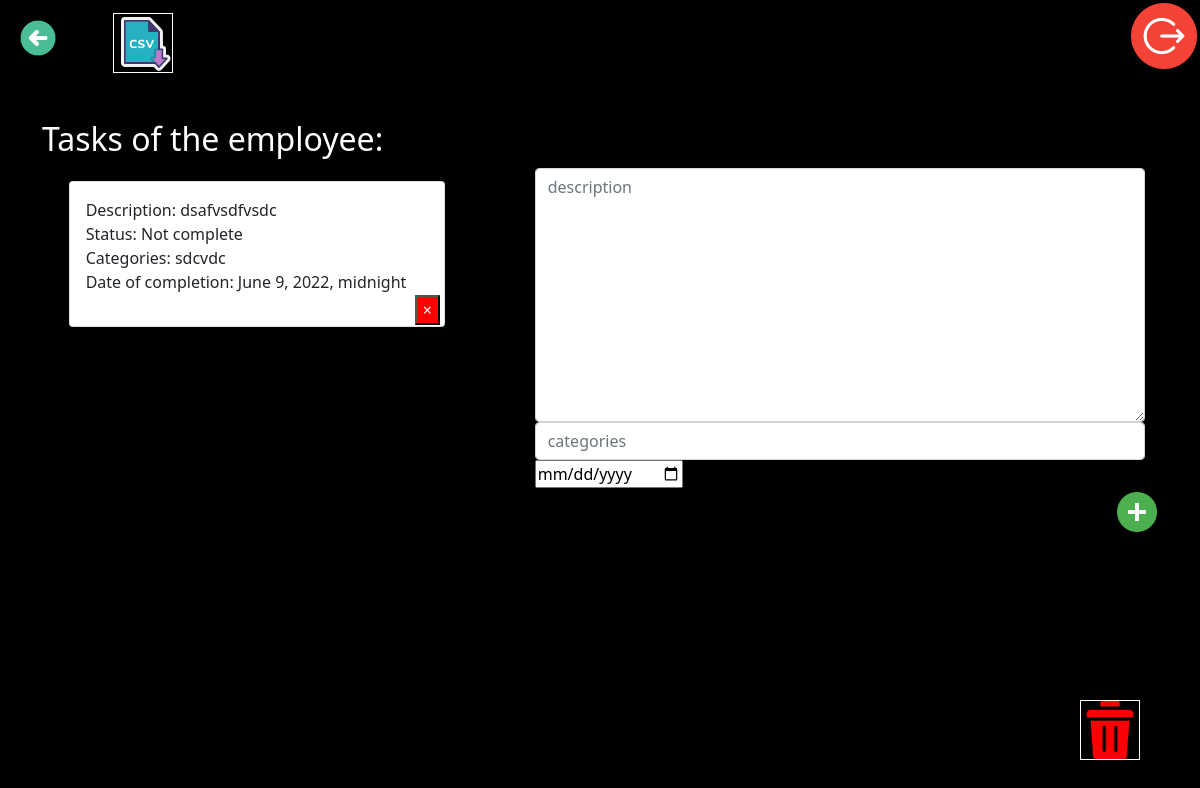
The app's page /tasks/17/2 (signed in), older data.
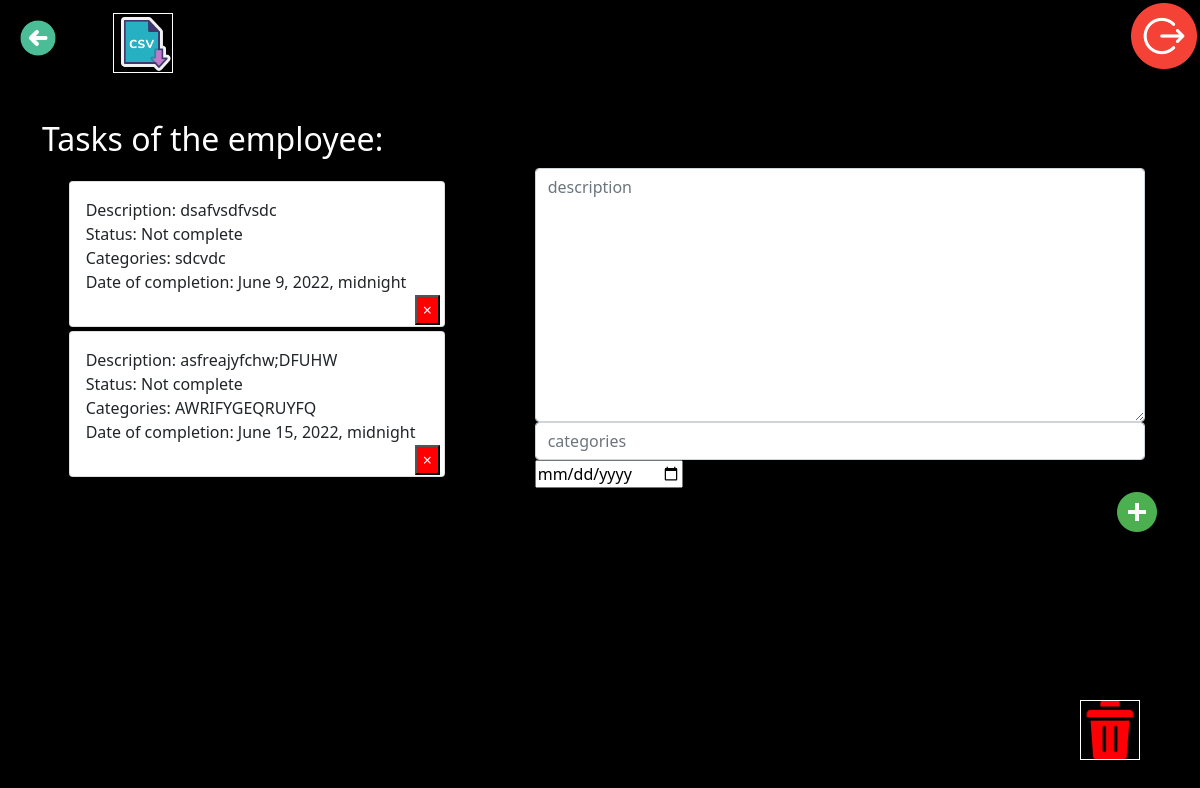
The same page, newer data.
### listWorkers/models.py (models this page shows, shortened)
class Employees_Task_List(Model):
    id_creator = IntegerField("id_creator", max_length=1000, null=False)
    id_worker = IntegerField("id_worker", max_length=1000, null=False)
    id_team = IntegerField("id_team", max_length=1000, null=False)
    description = CharField("description", max_length=1000, null=False)
    status = CharField("status", max_length=100, auto_created="Not complete")
    categories = CharField("categories", max_length=1000, null=False)
    date_of_completion = DateTimeField()
    class Meta:
        ordering = ["id"]
        verbose_name = "Employees_Task_List"
        verbose_name_plural = "Employees_Task_List"

### listWorkers/views.py (the view, shortened to what this page needs)
# urls.py: path("<int:id_team>/<int:id_worker>", TaskList.as_view(), name="task_list_url"),
class TaskList(View):
    def get(self, request, id_team, id_worker):
        iduser = request.user.id
        check_log(iduser)
        form = NewTaskForm()
        tasks = Employees_Task_List.objects.filter(id_worker=id_worker)
        return render(
            request,
            "listWorkers/detail_worker_create_task.html",
            {"form": form, "tasks": tasks, "id_worker": id_worker, "id_team": id_team},
        )

### listWorkers/forms.py
class NewTaskForm(ModelForm):
    class Meta:
        model = models.Employees_Task_List
        fields = ["description", "categories", "date_of_completion"]
        widgets = {
            "description": Textarea(
                attrs={"class": "form-control", "placeholder": "description"}
            ),
            "categories": TextInput(
                attrs={"class": "form-control", "placeholder": "categories"}
            ),
            "date_of_completion": DateInput(),
        }

### listWorkers/views.py (called while the page is built)
def check_log(id_user):
    if id_user:
        pass
    else:
        raise PermissionDenied()

### listWorkers/templates/listWorkers/detail_worker_create_task.html (shortened to what this page needs)
{% extends 'listWorkers/base.html' %}
{% load static %}
{% block css_aditional %}
<link rel="stylesheet" href="{% static 'listWorkers/css/detail_worker_create_task.css'%}">
{% endblock %}
{% block content %}
<a href="{% url 'logout' %}"><img align="right" src="/static/listWorkers/img/logout.png" id="logout">  </a>
<a href="{% url 'list_workers' id_team %}"> <img id="back" src="/static/listWorkers/img/back2.png"> </a>
<a href="{% url 'export_tasks' user.id %}"> <img id="export" src="/static/listWorkers/img/export_csv2.png"> </a>
<a href="{% url 'delete_worker'  id_worker id_team %}" > <img id="delete_employee" src="/static/listWorkers/img/delete3.png"></a>
<h2 id="taskWorker" align="left">Tasks of the employee: </h2>
    <div class="col-8 mt-5" id="create_task">
        <form class="form-inline justify-content-centr" id="createNewTaskForm" method="post" data-url="{% url 'task_list_url' id_team id_worker%}">
            {% for field in form %}
                <div class="mx-3">
                    {{ field }}
                </div>
            {% endfor %}
            <input id="createButton" align="right"  type="image" src="/static/listWorkers/img/add.png">
        </form>
    </div>
    <div class="col-5 mt-5" id="taskList">
        {% for task in tasks %}
            <div class="card mb-1" id="taskCard" data-id="{{ task.id}}" style="{% if task.completed %} text-decoration: line-through {% endif %}">
                <div class="card-body">
                    <p>Description: {{ task.description }}<br>Status: {{task.status}}<br>Categories: {{ task.categories }}<br>Date of completion: {{ task.date_of_completion }}<br></p>
                    <button id="delete" type="button" class="close float-right" data-id="{{ task.id }}">
                        <span aria-hidden="true">&times;</span>
                    </button>
                </div>
            </div>
        {% endfor %}
    </div>
{% endblock %}

### listWorkers/templates/listWorkers/base.html (shortened to what this page needs)
<!DOCTYPE html>
<html lang="en">
{% load static %}
<head>
    <link href="https://cdn.jsdelivr.net/npm/bootstrap@5.1.3/dist/css/bootstrap.min.css" rel="stylesheet">
</head>
<body>
<link rel="stylesheet" href="{% static 'listWorkers/css/style.css' %}">
{% block css_aditional %} {% endblock %}
<div class="container">
    <div class="row justify-content-centr">
        {% block content %}
        {% endblock %}
    </div>
</div>
</body>
</html>

### listWorkers/static/listWorkers/css/detail_worker_create_task.css (style rules this page uses)
body { background-color: black; }
img[id=logout] { width:50pt; position: absolute; top: 2pt; right: 2pt; }
img[id=back] { width: 3%; position: absolute; top: 15pt; left: 15pt; }
img[id=export] { width: 5%; position: absolute; top: 10pt; left: 85pt; border: solid 1px white; }
img[id=delete_employee] { width: 5%; position: absolute; bottom: 5%; right: 5%; border: solid 1px white; }
h2[id=taskWorker] { color: white; position: absolute; top: 15%; }
div[id=create_task] { width: 500pt; position: absolute; top: 15%; right:20pt; }
div[id=taskList] { width: 300pt; height: 100pt; position: relative; top: 100pt; left:20pt; }
button[id=delete] { color:white; background: red; position: absolute; right: 1%; bottom: 1%; }

Row changes from the older to the newer data that the page shows:
added Employees_Task_List: description "asfreajyfchw;DFUHW", status "Not complete", categories "AWRIFYGEQRUYFQ", date_of_completion "June 15, 2022, midnight"
